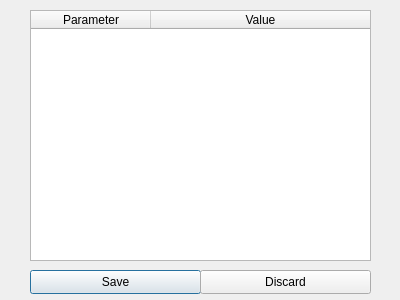
<?xml version="1.0" encoding="UTF-8"?>
<ui version="4.0">
 <class>ParameterEdit</class>
 <widget class="QDialog" name="ParameterEdit">
  <property name="geometry">
   <rect>
    <x>0</x>
    <y>0</y>
    <width>400</width>
    <height>300</height>
   </rect>
  </property>
  <property name="windowTitle">
   <string>Parameters Edit</string>
  </property>
  <widget class="QTableWidget" name="table_ParametersValues">
   <property name="geometry">
    <rect>
     <x>30</x>
     <y>10</y>
     <width>341</width>
     <height>251</height>
    </rect>
   </property>
   <property name="selectionMode">
    <enum>QAbstractItemView::SingleSelection</enum>
   </property>
   <property name="selectionBehavior">
    <enum>QAbstractItemView::SelectRows</enum>
   </property>
   <property name="sortingEnabled">
    <bool>true</bool>
   </property>
   <property name="columnCount">
    <number>2</number>
   </property>
   <attribute name="horizontalHeaderVisible">
    <bool>true</bool>
   </attribute>
   <attribute name="horizontalHeaderCascadingSectionResizes">
    <bool>false</bool>
   </attribute>
   <attribute name="horizontalHeaderMinimumSectionSize">
    <number>0</number>
   </attribute>
   <attribute name="horizontalHeaderDefaultSectionSize">
    <number>120</number>
   </attribute>
   <attribute name="horizontalHeaderShowSortIndicator" stdset="0">
    <bool>true</bool>
   </attribute>
   <attribute name="horizontalHeaderStretchLastSection">
    <bool>true</bool>
   </attribute>
   <attribute name="verticalHeaderStretchLastSection">
    <bool>false</bool>
   </attribute>
   <column>
    <property name="text">
     <string>Parameter</string>
    </property>
   </column>
   <column>
    <property name="text">
     <string>Value</string>
    </property>
   </column>
  </widget>
  <widget class="QPushButton" name="Button_Save">
   <property name="geometry">
    <rect>
     <x>30</x>
     <y>270</y>
     <width>171</width>
     <height>24</height>
    </rect>
   </property>
   <property name="text">
    <string>Save</string>
   </property>
  </widget>
  <widget class="QPushButton" name="Button_Discard">
   <property name="geometry">
    <rect>
     <x>200</x>
     <y>270</y>
     <width>171</width>
     <height>24</height>
    </rect>
   </property>
   <property name="text">
    <string>Discard</string>
   </property>
  </widget>
 </widget>
 <resources/>
 <connections/>
</ui>
